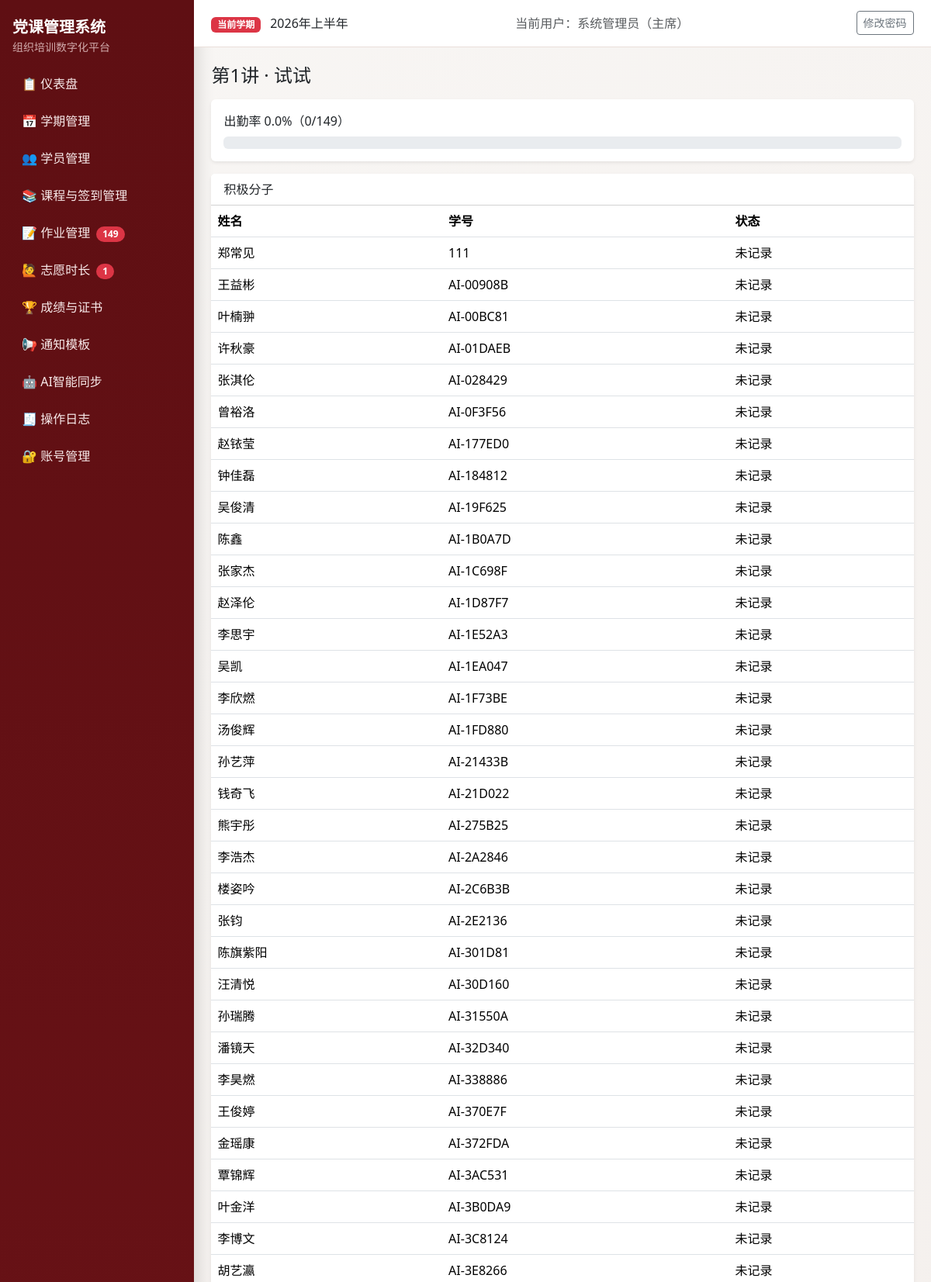
/courses/1/detail (signed in, upper part), run on the app's committed database.
### models.py (models this page shows, shortened)
class Semester(db.Model):
    __tablename__ = "semesters"
    id = db.Column(db.Integer, primary_key=True)
    name = db.Column(db.String(100), nullable=False)
    period_code = db.Column(db.String(20), nullable=True)
    period_positive = db.Column(db.String(20), nullable=True)
    period_development = db.Column(db.String(20), nullable=True)
    period_probationary = db.Column(db.String(20), nullable=True)
    year = db.Column(db.Integer, nullable=False)
    status = db.Column(db.String(20), nullable=False, default="active")
    exam_weight = db.Column(db.Integer, nullable=False, default=40)
    attendance_weight = db.Column(db.Integer, nullable=False, default=30)
    assignment_weight = db.Column(db.Integer, nullable=False, default=20)
    volunteer_weight = db.Column(db.Integer, nullable=False, default=10)
    pass_threshold = db.Column(db.Float, nullable=False, default=60.0)
    volunteer_target_hours = db.Column(db.Float, nullable=False, default=0.0)
    min_attendance_sessions = db.Column(db.Integer, nullable=False, default=2)
    created_at = db.Column(db.DateTime, default=datetime.utcnow, nullable=False)
    students = db.relationship("Student", back_populates="semester", cascade="all, delete-orphan")
    course_sessions = db.relationship("CourseSession", back_populates="semester", cascade="all, delete-orphan")
    assignments = db.relationship("Assignment", back_populates="semester", cascade="all, delete-orphan")
    volunteer_records = db.relationship(
        "VolunteerRecord", back_populates="semester", cascade="all, delete-orphan"
    )
    exam_records = db.relationship("ExamRecord", back_populates="semester", cascade="all, delete-orphan")
    final_scores = db.relationship("FinalScore", back_populates="semester", cascade="all, delete-orphan")

class User(UserMixin, db.Model):
    __tablename__ = "users"
    id = db.Column(db.Integer, primary_key=True)
    username = db.Column(db.String(80), unique=True, nullable=False, index=True)
    password_hash = db.Column(db.String(255), nullable=False)
    role = db.Column(db.String(20), nullable=False, default="staff")
    real_name = db.Column(db.String(80), nullable=True)
    created_at = db.Column(db.DateTime, default=datetime.utcnow, nullable=False)

class CourseSession(db.Model):
    __tablename__ = "course_sessions"
    __table_args__ = (
        db.UniqueConstraint("semester_id", "session_number", name="uq_semester_session_number"),
    )
    id = db.Column(db.Integer, primary_key=True)
    semester_id = db.Column(db.Integer, db.ForeignKey("semesters.id"), nullable=False, index=True)
    session_number = db.Column(db.Integer, nullable=False)
    theme = db.Column(db.String(200), nullable=False)
    date = db.Column(db.Date, nullable=False)
    location = db.Column(db.String(200), nullable=True)
    is_online = db.Column(db.Boolean, nullable=False, default=False)
    meeting_link = db.Column(db.String(255), nullable=True)
    lecturer = db.Column(db.String(120), nullable=True)
    notes = db.Column(db.Text, nullable=True)
    semester = db.relationship("Semester", back_populates="course_sessions")
    attendances = db.relationship("Attendance", back_populates="session", cascade="all, delete-orphan")
    assignments = db.relationship("Assignment", back_populates="session", cascade="all")

class Student(db.Model):
    __tablename__ = "students"
    __table_args__ = (
        db.UniqueConstraint("semester_id", "student_id", "stage", name="uq_student_semester_student_stage"),
    )
    id = db.Column(db.Integer, primary_key=True)
    semester_id = db.Column(db.Integer, db.ForeignKey("semesters.id"), nullable=False, index=True)
    name = db.Column(db.String(80), nullable=False)
    student_id = db.Column(db.String(50), nullable=False)
    department = db.Column(db.String(120), nullable=True)
    stage = db.Column(db.String(20), nullable=False)
    contact = db.Column(db.String(120), nullable=True)
    group_number = db.Column(db.Integer, nullable=True)
    is_group_leader = db.Column(db.Boolean, nullable=False, default=False)
    status = db.Column(db.String(20), nullable=False, default="在读")
    disqualified_reason = db.Column(db.String(255), nullable=True)
    semester = db.relationship("Semester", back_populates="students")
    attendances = db.relationship("Attendance", back_populates="student", cascade="all, delete-orphan")
    assignments = db.relationship("Assignment", back_populates="student", cascade="all, delete-orphan")
    volunteer_records = db.relationship(
        "VolunteerRecord", back_populates="student", cascade="all, delete-orphan"
    )
    exam_records = db.relationship("ExamRecord", back_populates="student", cascade="all, delete-orphan")
    final_scores = db.relationship("FinalScore", back_populates="student", cascade="all, delete-orphan")

### blueprints/courses.py (the view)
@courses_bp.route("/<int:course_id>/detail")
@login_required
def course_detail(course_id: int):
	course = db.session.get(CourseSession, course_id)
	if not course:
		flash("课次不存在。", "danger")
		return redirect(url_for("courses_bp.list_courses"))
	students = Student.query.filter_by(semester_id=course.semester_id).order_by(Student.stage.asc(), Student.student_id.asc()).all()
	attendance_map = {a.student_id: a for a in Attendance.query.filter_by(session_id=course.id).all()}
	grouped = {"积极分子": [], "发展对象": [], "预备党员": []}
	present_count = 0
	for stu in students:
		rec = attendance_map.get(stu.id)
		status = rec.status if rec else "未记录"
		if status in ["到场", "线上"]:
			present_count += 1
		grouped.setdefault(stu.stage, []).append({"student": stu, "status": status})
	total = len(students)
	rate = round((present_count * 100 / total), 2) if total else 0
	return render_template("courses/detail.html", course=course, grouped=grouped, present_count=present_count, total=total, rate=rate)

### authz.py (called while the page is built)
def normalize_role(role: str | None) -> str:
    value = (role or "staff").strip().lower()
    if value not in ROLE_LABELS:
        return "staff"
    return value

def role_label(role: str | None) -> str:
    return ROLE_LABELS.get(normalize_role(role), "干事")

def can_view_logs(role: str | None) -> bool:
    return normalize_role(role) in {"admin", "minister"}

def can_manage_accounts(role: str | None) -> bool:
    return normalize_role(role) == "admin"

def can_edit_notification_templates(role: str | None) -> bool:
    return normalize_role(role) in {"admin", "minister"}

### templates/courses/detail.html (shortened to what this page needs)
{% extends "base.html" %}
{% block content %}
<h1 class="h4 mb-3">第{{ course.session_number }}讲 · {{ course.theme }}</h1>
<div class="card border-0 shadow-sm mb-3">
  <div class="card-body">
    <div class="mb-2">出勤率 {{ rate }}%（{{ present_count }}/{{ total }}）</div>
    <div class="progress" role="progressbar"><div class="progress-bar bg-success" style="width: {{ rate }}%">{{ rate }}%</div></div>
  </div>
</div>
{% for stage, items in grouped.items() %}
<div class="card border-0 shadow-sm mb-3">
  <div class="card-header bg-white">{{ stage }}</div>
  <div class="table-responsive">
    <table class="table mb-0"><thead><tr><th>姓名</th><th>学号</th><th>状态</th></tr></thead><tbody>
      {% for row in items %}
      <tr><td>{{ row.student.name }}</td><td>{{ row.student.student_id }}</td><td>{{ row.status }}</td></tr>
      {% endfor %}
    </tbody></table>
  </div>
</div>
{% endfor %}
{% endblock %}

### templates/base.html (shortened to what this page needs)
<!doctype html>
<html lang="zh-CN">
<head>
  <link href="https://cdn.jsdelivr.net/npm/bootstrap@5.3.3/dist/css/bootstrap.min.css" rel="stylesheet">
</head>
<body>
  {% if current_user.is_authenticated %}
  <div class="layout">
    <aside class="sidebar d-flex flex-column">
      <div class="mb-3">
        <div class="fw-bold fs-5 text-white">党课管理系统</div>
        <div class="small opacity-75">组织培训数字化平台</div>
      </div>
      <nav class="nav flex-column mb-3">
        <a class="nav-link" href="{{ url_for('auth_bp.dashboard') }}">📋 仪表盘</a>
        <a class="nav-link" href="{{ url_for('semester_bp.list_semesters') }}">📅 学期管理</a>
        <a class="nav-link" href="{{ url_for('students_bp.list_students') }}">👥 学员管理</a>
        <a class="nav-link" href="{{ url_for('courses_bp.list_courses') }}">📚 课程与签到管理</a>
        <a class="nav-link" href="{{ url_for('assignments_bp.assignments_overview') }}">📝 作业管理
          {% if pending_assignment_students > 0 %}
            <span class="badge rounded-pill text-bg-danger ms-1">{{ pending_assignment_students }}</span>
          {% endif %}
        </a>
        <a class="nav-link" href="{{ url_for('volunteers_bp.volunteer_overview') }}">🙋 志愿时长
          {% if pending_volunteer_records > 0 %}
            <span class="badge rounded-pill text-bg-danger ms-1">{{ pending_volunteer_records }}</span>
          {% endif %}
        </a>
        <a class="nav-link" href="{{ url_for('scores_bp.result_overview') }}">🏆 成绩与证书</a>
        <a class="nav-link" href="{{ url_for('notifications_bp.template_list') }}">📢 通知模板</a>
        <a class="nav-link" href="{{ url_for('ai_tools_bp.index') }}">🤖 AI智能同步</a>
        {% if can_view_logs %}
        <a class="nav-link" href="{{ url_for('auth_bp.operation_logs') }}">🧾 操作日志</a>
        {% endif %}
        {% if can_manage_accounts %}
        <a class="nav-link" href="{{ url_for('auth_bp.account_list') }}">🔐 账号管理</a>
        {% endif %}
      </nav>
    </aside>
    <div class="content-wrap">
      <header class="topbar">
        <div>
          <span class="badge text-bg-danger">当前学期</span>
          <span class="ms-2">{{ current_semester.name if current_semester else '未设置激活学期' }}</span>
        </div>
        <div class="text-muted">当前用户：{{ current_user.real_name or current_user.username }}（{{ current_user_role_label }}）</div>
        <div>
          <a class="btn btn-sm btn-outline-secondary" href="{{ url_for('auth_bp.change_password') }}">修改密码</a>
        </div>
      </header>
      <main class="page-content">
        {% block content %}{% endblock %}
      </main>
    </div>
  </div>
  {% else %}
    {% block auth_content %}{% endblock %}
  {% endif %}
</body>
</html>

### templates/base.html (style rules this page uses)
:root { --pc-primary: #9f1d22; --pc-primary-dark: #7f1519; --pc-sidebar-bg: #5f0f13; --pc-sidebar-text: #f6dddd; --pc-bg: #f8f6f4; --pc-card: #ffffff; }
body { background: linear-gradient(135deg, #f8f6f4 0%, #efe7e3 100%); min-height: 100vh; }
.layout { display: flex; min-height: 100vh; }
.sidebar { width: 250px; background: linear-gradient(180deg, var(--pc-sidebar-bg), #7d181d); color: var(--pc-sidebar-text); position: fixed; top: 0; left: 0; bottom: 0; padding: 1.25rem 1rem; box-shadow: 6px 0 20px rgba(0, 0, 0, 0.12); }
.sidebar .nav-link { color: #f8eaea; border-radius: 10px; margin-bottom: 0.4rem; padding: 0.55rem 0.75rem; }
.content-wrap { margin-left: 250px; width: calc(100% - 250px); }
.topbar { background: var(--pc-card); border-bottom: 1px solid #eadfda; padding: 0.9rem 1.4rem; display: flex; justify-content: space-between; align-items: center; position: sticky; top: 0; z-index: 5; }
.page-content { padding: 1.4rem; }

### data on the page
Semester: name "2026年上半年"
User: real_name "系统管理员"
CourseSession: session_number "1", theme "试试"
Student: student.name "郑常见", student.student_id "111"
Student: student.name "王益彬", student.student_id "AI-00908B"
Student: student.name "叶楠翀", student.student_id "AI-00BC81"
Student: student.name "许秋豪", student.student_id "AI-01DAEB"
Student: student.name "张淇伦", student.student_id "AI-028429"
Student: student.name "曾裕洛", student.student_id "AI-0F3F56"
Student: student.name "赵铱莹", student.student_id "AI-177ED0"
Student: student.name "钟佳磊", student.student_id "AI-184812"
Student: student.name "吴俊清", student.student_id "AI-19F625"
Student: student.name "陈鑫", student.student_id "AI-1B0A7D"
Student: student.name "张家杰", student.student_id "AI-1C698F"
Student: student.name "赵泽伦", student.student_id "AI-1D87F7"
Student: student.name "李思宇", student.student_id "AI-1E52A3"
Student: student.name "吴凯", student.student_id "AI-1EA047"
Student: student.name "李欣燃", student.student_id "AI-1F73BE"
Student: student.name "汤俊辉", student.student_id "AI-1FD880"
Student: student.name "孙艺萍", student.student_id "AI-21433B"
Student: student.name "钱奇飞", student.student_id "AI-21D022"
Student: student.name "熊宇彤", student.student_id "AI-275B25"
Student: student.name "李浩杰", student.student_id "AI-2A2846"
Student: student.name "楼姿吟", student.student_id "AI-2C6B3B"
Student: student.name "张钧", student.student_id "AI-2E2136"
Student: student.name "陈旗紫阳", student.student_id "AI-301D81"
Student: student.name "汪清悦", student.student_id "AI-30D160"
Student: student.name "孙瑞腾", student.student_id "AI-31550A"
Student: student.name "潘镜天", student.student_id "AI-32D340"
Student: student.name "李昊燃", student.student_id "AI-338886"
Student: student.name "王俊婷", student.student_id "AI-370E7F"
Student: student.name "金瑶康", student.student_id "AI-372FDA"
Student: student.name "覃锦辉", student.student_id "AI-3AC531"
Student: student.name "叶金洋", student.student_id "AI-3B0DA9"
Student: student.name "李博文", student.student_id "AI-3C8124"
Student: student.name "胡艺瀛", student.student_id "AI-3E8266"

### other printed values
{{ pending_assignment_students }} "149"
{{ pending_volunteer_records }} "1"
{{ current_user_role_label }} "主席"
{{ rate }} "0.0"
{{ present_count }} "0"
{{ total }} "149"
{{ stage }} "积极分子"
{{ row.status }} "未记录" "未记录" "未记录" "未记录" "未记录" "未记录" "未记录" "未记录" "未记录" "未记录" "未记录" "未记录" "未记录" "未记录" "未记录" "未记录" "未记录" "未记录" "未记录" "未记录" "未记录" "未记录" "未记录" "未记录" "未记录" "未记录" "未记录" "未记录" "未记录" "未记录" "未记录" "未记录" "未记录"
